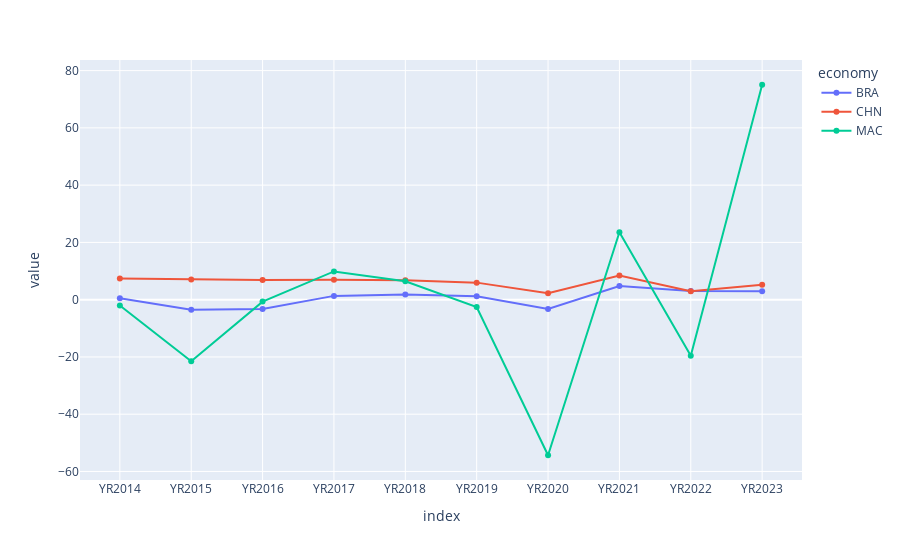

The notebook cell saved with this chart:
### Code cell
pibt = wb.data.DataFrame(['NY.GDP.MKTP.KD.ZG'], ['MAC', 'CHN', 'BRA'], mrv=10)
pib = pibt.T
px.line(pib, markers=True)

### Figure 1 — Plotly figure (JSON) as saved in the notebook; plotly's stock layout.template omitted (floating-point values rounded to 4 significant figures)
{"data": [{"hovertemplate": "economy=BRA<br>index=%{x}<br>value=%{y}<extra></extra>", "legendgroup": "BRA", "line": {"color": "#636efa", "dash": "solid"}, "marker": {"symbol": "circle"}, "mode": "lines+markers", "name": "BRA", "orientation": "v", "showlegend": true, "type": "scatter", "x": ["YR2014", "YR2015", "YR2016", "YR2017", "YR2018", "YR2019", "YR2020", "YR2021", "YR2022", "YR2023"], "xaxis": "x", "y": [0.504, -3.546, -3.276, 1.323, 1.784, 1.221, -3.277, 4.763, 3.017, 2.908], "yaxis": "y"}, {"hovertemplate": "economy=CHN<br>index=%{x}<br>value=%{y}<extra></extra>", "legendgroup": "CHN", "line": {"color": "#EF553B", "dash": "solid"}, "marker": {"symbol": "circle"}, "mode": "lines+markers", "name": "CHN", "orientation": "v", "showlegend": true, "type": "scatter", "x": ["YR2014", "YR2015", "YR2016", "YR2017", "YR2018", "YR2019", "YR2020", "YR2021", "YR2022", "YR2023"], "xaxis": "x", "y": [7.426, 7.041, 6.849, 6.947, 6.75, 5.951, 2.239, 8.448, 2.951, 5.25], "yaxis": "y"}, {"hovertemplate": "economy=MAC<br>index=%{x}<br>value=%{y}<extra></extra>", "legendgroup": "MAC", "line": {"color": "#00cc96", "dash": "solid"}, "marker": {"symbol": "circle"}, "mode": "lines+markers", "name": "MAC", "orientation": "v", "showlegend": true, "type": "scatter", "x": ["YR2014", "YR2015", "YR2016", "YR2017", "YR2018", "YR2019", "YR2020", "YR2021", "YR2022", "YR2023"], "xaxis": "x", "y": [-2.048, -21.51, -0.6791, 9.86, 6.405, -2.563, -54.34, 23.54, -19.61, 75.06], "yaxis": "y"}], "layout": {"autosize": true, "legend": {"title": {"text": "economy"}, "tracegroupgap": 0}, "margin": {"t": 60}, "xaxis": {"anchor": "y", "autorange": true, "domain": [0, 1], "range": [-0.546, 9.546], "title": {"text": "index"}, "type": "category"}, "yaxis": {"anchor": "x", "autorange": true, "domain": [0, 1], "range": [-64.36, 85.08], "title": {"text": "value"}, "type": "linear"}}}
